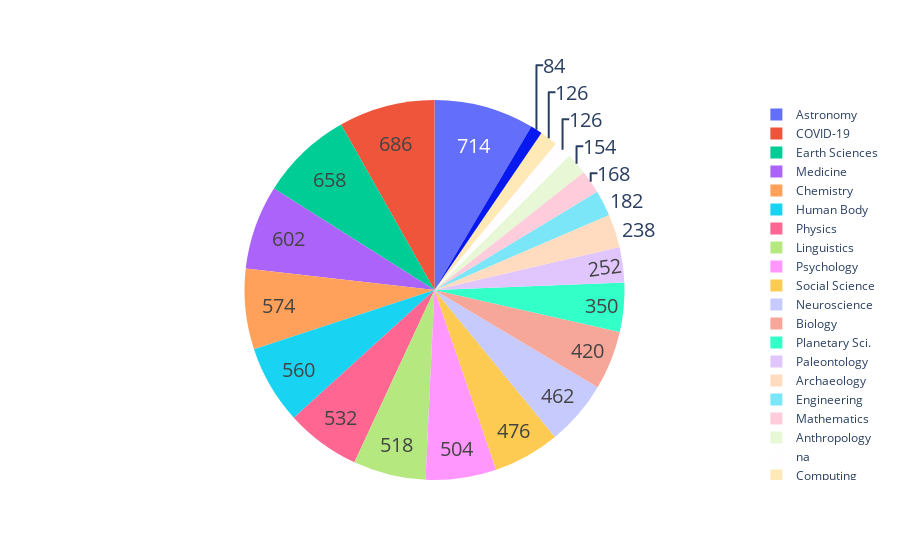

The notebook cell saved with this chart:
### Code cell
# Let's do some more charts
# Don't worry Plotly got it covered :)
# We will plot distribution of Flairs based on "No of Comments"
fig = go.Figure(data=[go.Pie(labels=data_df['flair'].unique(),
                             values=data_df.groupby('comms_num').count()['id'])])
fig.update_traces(hoverinfo='label+value', textinfo='value', textfont_size=20,
                  marker=dict(line=dict(width=0)))
fig.show()

### Figure 1 — Plotly figure (JSON) as saved in the notebook; plotly's stock layout.template omitted (floating-point values rounded to 4 significant figures; data arrays with more than 128 entries replaced by an {"elided": "..."} marker saying what was removed)
{"data": [{"hoverinfo": "label+value", "labels": ["na", "Biology", "Psychology", "Physics", "Earth Sciences", "Astronomy", "Chemistry", "Medicine", "Human Body", "COVID-19", "Linguistics", "Social Science", "Neuroscience", "Planetary Sci.", "Paleontology", "Engineering", "Mathematics", "Archaeology", "Computing", "Economics", "Anthropology"], "marker": {"line": {"width": 0}}, "textfont": {"size": 20}, "textinfo": "value", "type": "pie", "values": {"elided": "217 int values"}}], "layout": {}}
